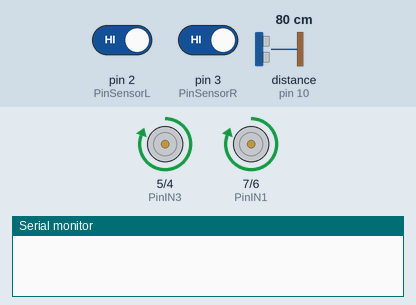
Recording of a sketch running on a simulated Arduino Uno, built with avr-gcc and run on an emulated ATmega328P. Parts: motor-driver pin pairs drawn as motors (green arrow = first pin HIGH = forward, orange = second pin HIGH = backward, longer = more drive), the last lines printed to the serial monitor. Wiring (inferred from the names in the program): ultrasonic range finder: trigger pin 9; echo pin 10. Inputs (shaded band) come from the test bench; at power-on: pin 2 (PinSensorL) HIGH, pin 3 (PinSensorR) HIGH, distance to the obstacle (sensor on pin 10) 80 cm. The echo pulse lasts 58.3 µs per cm.

Above: at 1.2 s.
1.3 s: pin 2 (PinSensorL) driven LOW
At 2.6 s:
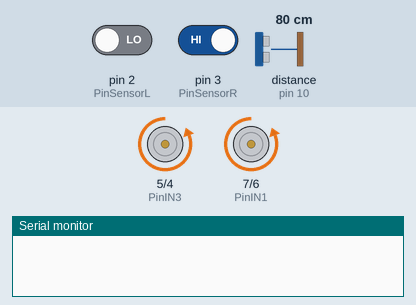
2.9 s: pin 3 (PinSensorR) driven LOW
At 3.9 s:
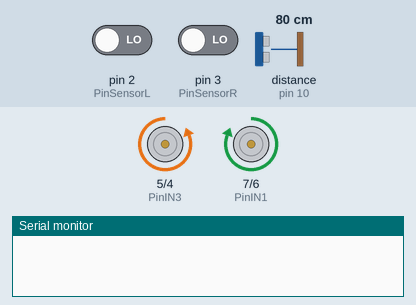
4.4 s: distance to the obstacle (sensor on pin 10) set to 22 cm
5.9 s: distance to the obstacle (sensor on pin 10) set to 18 cm
At 6.3 s:
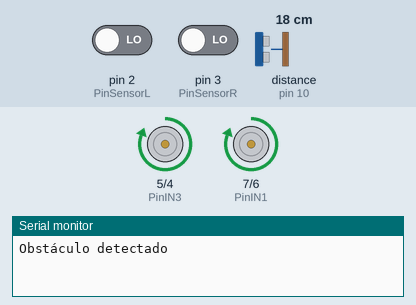
8.9 s: distance to the obstacle (sensor on pin 10) set to 35 cm
At 9.9 s:
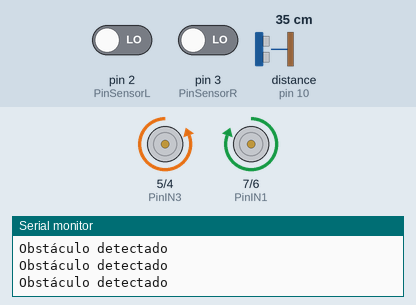
10.4 s: distance to the obstacle (sensor on pin 10) set to 2 cm
At 10.8 s:
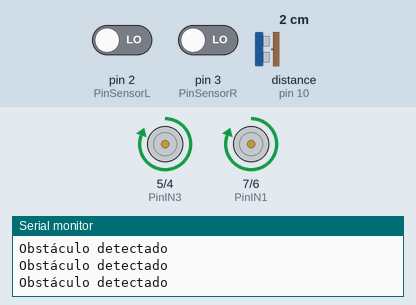
Timing chart, 0 to 13.4 s (numbered marks = the images above; inputs shaded):
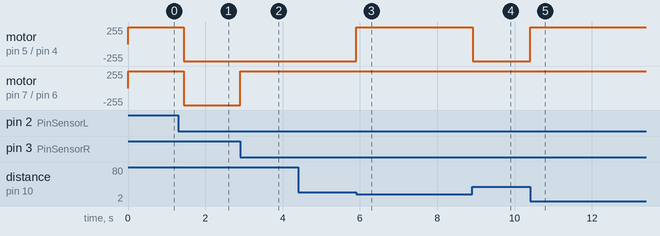

The sketch:

siguelineanegra.ino
```cpp
const int PinIN1 = 7;
const int PinIN2 = 6;
const int PinIN3 = 5;
const int PinIN4 = 4;
const int PinSensorL = 2;   // Sensor izquierdo
const int PinSensorR = 3;   // Sensor derecho
const int trigPin = 9;      // Pin Trig del sensor ultrasónico
const int echoPin = 10;     // Pin Echo del sensor ultrasónico
const int distanceThreshold = 20; // Distancia mínima para detectar un obstáculo (en cm)

void setup() {
  Serial.begin(9600);
  pinMode(PinIN1, OUTPUT);
  pinMode(PinIN2, OUTPUT);
  pinMode(PinIN3, OUTPUT);
  pinMode(PinIN4, OUTPUT);
  pinMode(PinSensorL, INPUT);
  pinMode(PinSensorR, INPUT);
  pinMode(trigPin, OUTPUT);
  pinMode(echoPin, INPUT);
}

void moveForward() {
  digitalWrite(PinIN1, HIGH);
  digitalWrite(PinIN2, LOW);
  digitalWrite(PinIN3, LOW);
  digitalWrite(PinIN4, HIGH);
}

void moveBackwards() {
  digitalWrite(PinIN1, LOW);
  digitalWrite(PinIN2, HIGH);
  digitalWrite(PinIN3, HIGH);
  digitalWrite(PinIN4, LOW);
}

void moveLeft() {
  digitalWrite(PinIN1, LOW);
  digitalWrite(PinIN2, HIGH);
  digitalWrite(PinIN3, LOW);
  digitalWrite(PinIN4, HIGH);
}

void moveRight() {
  digitalWrite(PinIN1, HIGH);
  digitalWrite(PinIN2, LOW);
  digitalWrite(PinIN3, HIGH);
  digitalWrite(PinIN4, LOW);
}

void stop() {
  digitalWrite(PinIN1, LOW);
  digitalWrite(PinIN2, LOW);
  digitalWrite(PinIN3, LOW);
  digitalWrite(PinIN4, LOW);
}

void rotate100() {
  // Gira a la derecha (o izquierda) durante un tiempo suficiente para hacer un giro de 100 grados
  digitalWrite(PinIN1, HIGH);
  digitalWrite(PinIN2, LOW);
  digitalWrite(PinIN3, HIGH);
  digitalWrite(PinIN4, LOW);
  delay(200); // Ajusta este tiempo según la velocidad de giro del robot
  stop(); // Detiene el motor después de girar
}

long readUltrasonicDistance() {
  digitalWrite(trigPin, LOW);
  delayMicroseconds(2);
  digitalWrite(trigPin, HIGH);
  delayMicroseconds(10);
  digitalWrite(trigPin, LOW);
  long duration = pulseIn(echoPin, HIGH);
  long distance = duration * 0.034 / 2;
  return distance;
}

void sigueLineas() {
  bool sensorLeft = digitalRead(PinSensorL);   // Estado del sensor izquierdo
  bool sensorRight = digitalRead(PinSensorR);  // Estado del sensor derecho
  long distance = readUltrasonicDistance();    // Leer la distancia del sensor ultrasónico

  // Si hay un obstáculo cercano, esquivar
  if (distance < distanceThreshold) {
    stop();
    Serial.println("Obstáculo detectado");
    // Implementar la lógica de evasión de obstáculos aquí
    moveRight();
    delay(500); // Ajusta el tiempo según sea necesario para esquivar el obstáculo
    stop();
  } else {
    //LOW es blanco y HIGH negro
    if (sensorLeft == LOW && sensorRight == LOW) {
      // Ambos sensores detectan negro
      moveForward();
    } else if (sensorLeft == HIGH && sensorRight == LOW) {
      // Solo el sensor izquierdo detecta blanco, gira a la derecha
      moveRight();
    } else if (sensorLeft == LOW && sensorRight == HIGH) {
      // Solo el sensor derecho detecta blanco, gira a la izquierda
      moveLeft();
    } else {
      // Ambos sensores detectan blanco, realiza un giro de 100 grados
      rotate100();
    }
  }
}

void loop() {
  sigueLineas();
}
```

Measured:
- the behaviour switches between 21 and 20 cm on distance to the obstacle (sensor on pin 10) (found by bisection; images 2 and 3)
- after the input at 1.3 s, motor on pin 5 (PinIN3) / pin 4 (PinIN4), motor on pin 7 (PinIN1) / pin 6 (PinIN2): forward 255/255 → backward 255/255 after 0.14 s
- after the input at 2.9 s, motor on pin 7 (PinIN1) / pin 6 (PinIN2): backward 255/255 → forward 255/255 at once
- after the input at 4.4 s, every drawn part: stays the same
- after the input at 5.9 s, motor on pin 5 (PinIN3) / pin 4 (PinIN4): backward 255/255 → forward 255/255 at once
- after the input at 8.9 s, motor on pin 5 (PinIN3) / pin 4 (PinIN4): forward 255/255 → backward 255/255 at once
- after the input at 10.4 s, motor on pin 5 (PinIN3) / pin 4 (PinIN4): backward 255/255 → forward 255/255 at once
